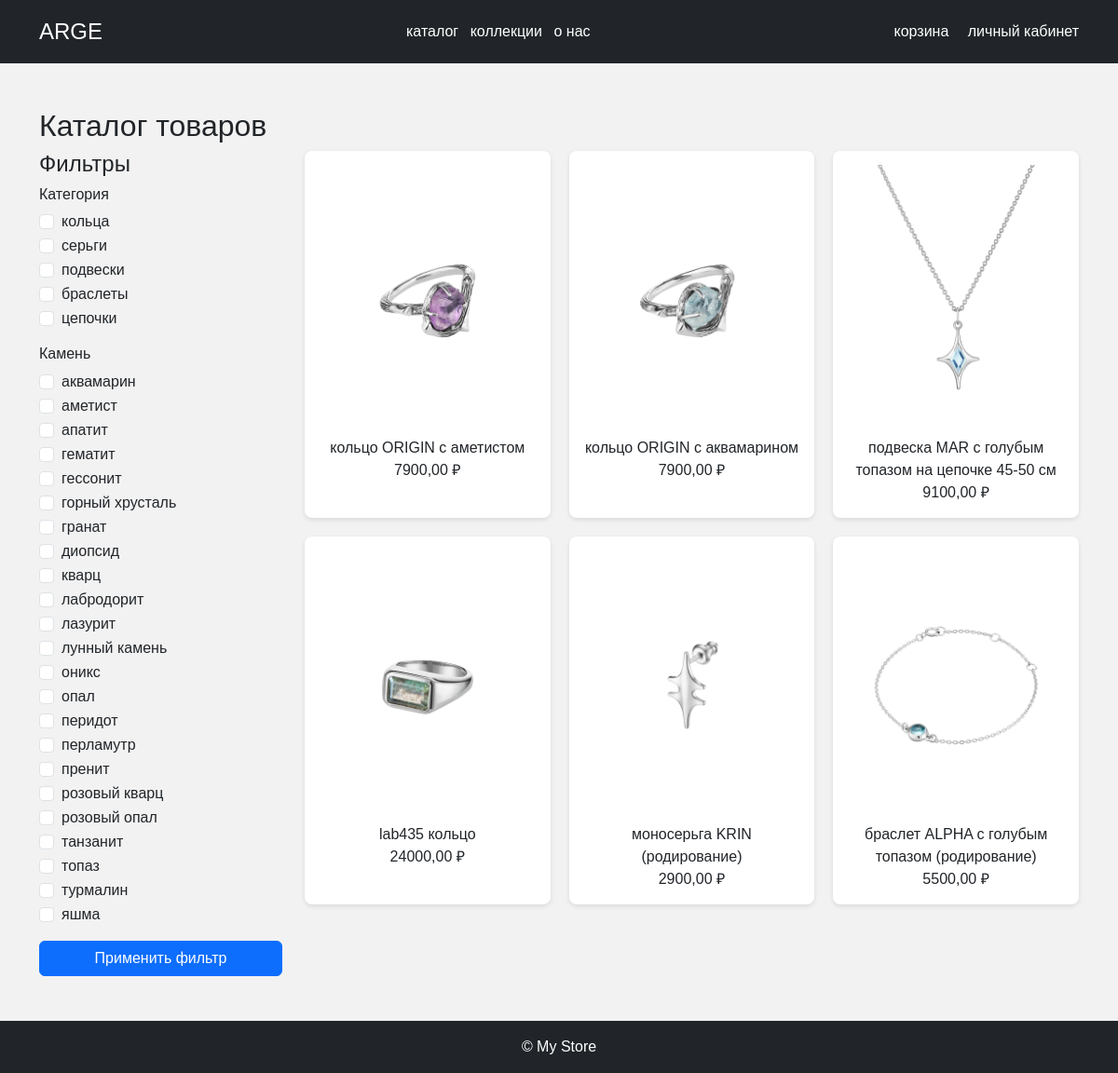
The app's page /catalog/, older data.
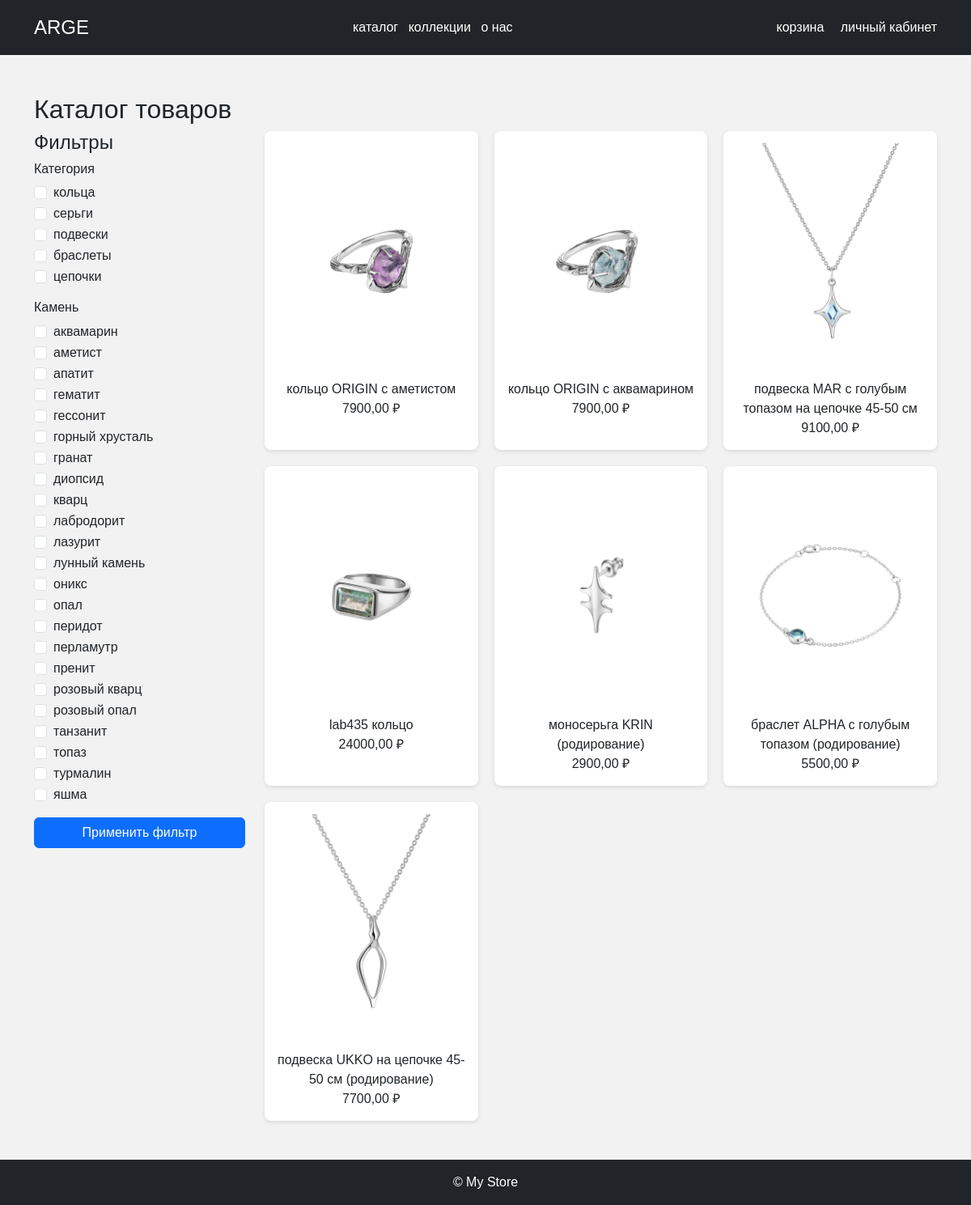
The same page, newer data.
### members/models.py (models this page shows, shortened)
class Category(models.Model):
    name = models.CharField(max_length=255)
    description = models.TextField()
    class Meta:
        verbose_name = "Категория"
        verbose_name_plural = "Категории"

class Gemestone(models.Model):
    name = models.CharField(max_length=255)
    class Meta:
        verbose_name = "Камень"
        verbose_name_plural = "Камни"

class Product(models.Model):
    name = models.CharField(max_length=255)
    description = models.TextField()
    price = models.DecimalField(max_digits=10, decimal_places=2)
    category = models.ForeignKey(Category, related_name='products', on_delete=models.CASCADE)
    status = models.CharField(max_length=50, default='available')
    objects = models.Manager()
    available = AvailableProductsManager()
    class Meta:
        ordering = ['-price']
    class Meta:
        verbose_name = "Товар"
        verbose_name_plural = "Товары"

class ProductImg(models.Model):
    product = models.ForeignKey(Product, related_name='images', on_delete=models.CASCADE)
    img = models.ImageField(upload_to='product_images/', null=True, blank=True)
    class Meta:
        verbose_name = "Фото товара"
        verbose_name_plural = "Фото товаров"

### members/views.py (the view)
# urls.py: path('catalog/', views.catalog, name='catalog'),
def catalog(request):
    category_id = request.GET.get('category')
    gemestone_id = request.GET.get('gemestone')
    products = Product.objects.all()
    if category_id:
        products = products.filter(category_id=category_id)
    if gemestone_id:
        products = products.filter(gemestones__id=gemestone_id)
    categories = Category.objects.all()
    gemestones = Gemestone.objects.all()
    context = {
        'products': products,
        'categories': categories,
        'gemestones': gemestones,
        'selected_category': int(category_id) if category_id else None,
        'selected_gemestone': int(gemestone_id) if gemestone_id else None,
    }
    return render(request, 'catalog.html', context)

### templates/catalog.html (shortened to what this page needs)
{% extends "base.html" %}
{% load static %}
{% block content %}
    <section class="collection">
        <h2>Каталог товаров</h2>
        <div class="row">
            <div class="col-md-3">
                <h4>Фильтры</h4>
                <form method="get">
                    <div class="mb-3">
                        <h6>Категория</h6>
                        {% for category in categories %}
                            <div class="form-check">
                                <input class="form-check-input" type="checkbox" name="category" value="{{ category.id }}"
                                    {% if selected_category == category.id %}checked{% endif %}>
                                <label class="form-check-label">{{ category.name }}</label>
                            </div>
                        {% endfor %}
                    </div>
                    <div class="mb-3">
                        <h6>Камень</h6>
                        {% for gemestone in gemestones %}
                            <div class="form-check">
                                <input class="form-check-input" type="checkbox" name="gemestone" value="{{ gemestone.id }}"
                                    {% if selected_gemestone == gemestone.id %}checked{% endif %}>
                                <label class="form-check-label">{{ gemestone.name }}</label>
                            </div>
                        {% endfor %}
                    </div>
                    <button type="submit" class="btn btn-primary w-100">Применить фильтр</button>
                </form>
            </div>
            <div class="col-md-9">
                <div class="grid">
                    {% for product in products %}
                        <div class="product-card">
                            {% if product.images.all %}
                                <a href="{% url 'product_detail' product.id %}">
                                    <img src="{{ product.images.all.0.img.url }}" alt="{{ product.name }}">
                                </a>
                                <div>{{ product.name }}</div>
                                <div>{{ product.price }} ₽</div>
                            {% else %}
                                <img src="https://via.placeholder.com/300x200"  alt="Нет изображения">
                                <div>Товар без изображения</div>
                                <div>Цена не указана</div>
                            {% endif %}
                        </div>
                    {% empty %}
                        <p>Товаров не найдено.</p>
                    {% endfor %}
                </div>
            </div>
        </div>
    </section>
{% endblock %}

Row changes from the older to the newer data that the page shows:
added Product: images.all.0.img (picture), name "подвеска UKKO на цепочке 45-50 см (родирование)", price "7700,00"
